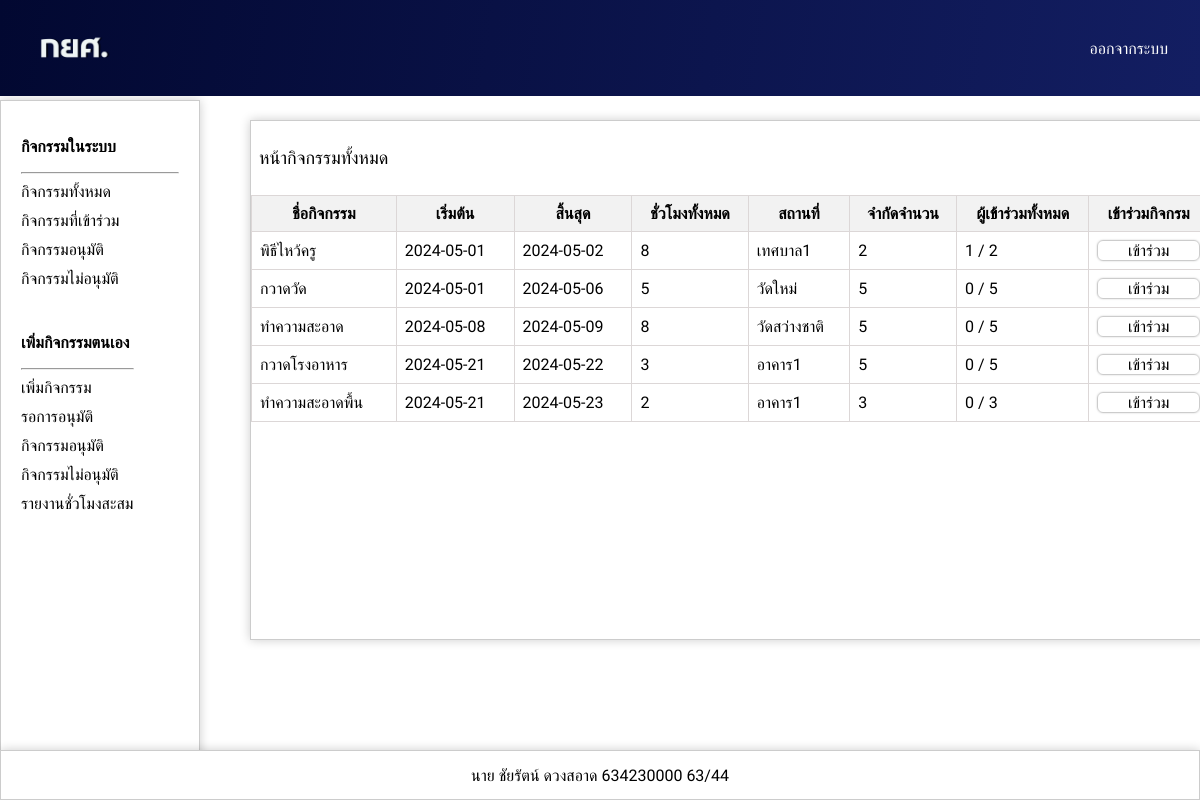
/page/HomeUser.php (signed in), run on the app's committed database.
### tables this page shows
CREATE TABLE `add_activity` (
  `name_activity` varchar(255) NOT NULL COMMENT 'ชื่อกิจกรรม',
  `name_time` timestamp NOT NULL DEFAULT current_timestamp(),
  `collect_hours` int(5) NOT NULL COMMENT 'เก็บชั่วโมง',
  `name_location` varchar(255) NOT NULL COMMENT 'สถานที่',
  `id` int(10) NOT NULL,
  `activity_date1` varchar(255) NOT NULL COMMENT 'วันเริ่ม',
  `activity_date2` varchar(255) NOT NULL COMMENT 'สิ้นสุด',
  `participant_limit` int(11) NOT NULL COMMENT 'จำนวนคน',
  `participant_count` int(11) NOT NULL COMMENT 'จำนวนคนเข้า'
);

CREATE TABLE `studentuser` (
  `id` int(10) NOT NULL,
  `email` varchar(255) NOT NULL,
  `password` varchar(255) NOT NULL,
  `firstname` varchar(255) NOT NULL,
  `lastname` varchar(255) NOT NULL,
  `urole` varchar(255) NOT NULL,
  `studentID` int(10) NOT NULL,
  `studygroup` varchar(255) NOT NULL COMMENT 'หมู่เรียน',
  `mr_ms` varchar(255) NOT NULL
);

### component/User/Table.php (the view)
<div class="content">
    <?php include '../component/User/Haeder.php'?>
<div class="table-container">
        <table class="custom-table">
        <tr>
            <th>ชื่อกิจกรรม</th>
            <th>เริ่มต้น</th>
            <th>สิ้นสุด</th>
            <th>ชั่วโมงทั้งหมด</th>
            <th>สถานที่</th>
            <th>จำกัดจำนวน</th>
            <th>ผู้เข้าร่วมทั้งหมด</th>
            <th>เข้าร่วมกิจกรม</th>
        </tr>
        <?php
            $stmt = $conn->prepare("SELECT * FROM add_activity");
            $stmt->execute();
            $result = $stmt->fetchAll();
            foreach ($result as $k) {
                ?>
            <tr>
                <td><?php echo $k['name_activity']; ?></td>
                <td><?php echo $k['activity_date1']; ?></td>
                <td><?php echo $k['activity_date2']; ?></td>
                <td><?php echo $k['collect_hours']; ?></td>
                <td><?php echo $k['name_location']; ?></td>
                <td><?php echo $k['participant_limit']; ?></td>
                <td>
               <?php
                        $stmt_count = $conn->prepare("SELECT COUNT(*) AS participant_count FROM join_activity WHERE name_activity = :name_activity");
                        $stmt_count->bindParam(":name_activity", $k['name_activity']);
                        $stmt_count->execute();
                        $row_count = $stmt_count->fetch(PDO::FETCH_ASSOC);
                        ?>
                        <?php echo $row_count['participant_count']; ?> / <?php echo $k['participant_limit']; ?>
                    </td>
                    <td>
                        <?php
                        if ($row_count['participant_count'] < $k['participant_limit']) {
                            ?>
                          <a href="../page/Join.php?name_activity=<?= $k['name_activity']; ?>&activity_date1=<?= $k['activity_date1']; ?>&activity_date2=<?= $k['activity_date2']; ?>&name_location=<?= $k['name_location']; ?>" class='td-a' >เข้าร่วม</a>
                            <?php
                        } else {
                            echo "ผู้เข้าร่วมเต็มแล้ว";
                        }
                        ?>
                    </td>
                </tr>
            <?php } ?>
        </table>
    </div>
</div>

### page/HomeUser.php (shortened to what this page needs)
<?php
require_once "server.php";
?>
<!DOCTYPE html>
<html lang="en">
<head>
    <link rel="stylesheet" href="page.css">
</head>
<body>
    <?php include '../component/Navber.php'?>
    <?php include '../component/User/Sidebar.php'?>
    <?php include '../component/User/Table.php'?>
    <?php include '../component/Footer.php'?>
</body>
</html>

### component/Navber.php
<nav class="navbar">
    <div class="navbar-brand">
        <a href="HomeUser.php">
            <img src="../img/logo.png" alt="logo" class="logo">
        </a>
        </div>
        <ul class="navbar-menu">
            <li><a href="../logout.php">ออกจากระบบ</a></li>
        </ul>
</nav>

### component/User/Sidebar.php
<div class="sidebar">
    <p><strong>กิจกรรมในระบบ</strong></p>
    <hr>
  <ul class="menu">
    <li><a href="HomeUser.php">กิจกรรมทั้งหมด</a></li>
    <li><a href="HomeJoin.php">กิจกรรมที่เข้าร่วม</a></li>
    <li><a href="HomeJoin2.php">กิจกรรมอนุมัติ</a></li>
    <li><a href="HomeJoin3.php">กิจกรรมไม่อนุมัติ</a></li>
    <br/>
    <p><strong>เพิ่มกิจกรรมตนเอง</strong></p>
    <hr>
    <li><a href="ActivityUser.php">เพิ่มกิจกรรม</a></li>
    <li><a href="WaitingStatusUser.php">รอการอนุมัติ</a></li>
    <li><a href="UserSucces.php">กิจกรรมอนุมัติ</a></li>
    <li><a href="UserUnsucces.php">กิจกรรมไม่อนุมัติ</a></li>
    <li><a href="UserAccumulatedhours.php">รายงานชั่วโมงสะสม</a></li>
  </ul>
</div>

### component/User/Haeder.php
<div class="Add">
    <p>หน้ากิจกรรมทั้งหมด</p>
</div>

### component/Footer.php (shortened to what this page needs)
<footer class="footer">
    <div class="footer-text">
        <?php
        require_once 'server.php';
        if (isset($_SESSION['studentID'])) {
            $studentID = $_SESSION['studentID'];
            $stmt = $conn->prepare("SELECT * FROM studentuser WHERE studentID = :studentID");
            $stmt->bindParam(":studentID", $studentID);
            $stmt->execute();
            $user = $stmt->fetch(PDO::FETCH_ASSOC);
            echo $user['mr_ms'] . ' ' . $user['firstname'] . ' ' . $user['lastname'] . ' ' . $user['studentID'] . ' ' . $user['studygroup'];
        }
        ?>
    </div>
</footer>

### page/page.css (style rules this page uses)
* { text-decoration: none; font-family: 'Kanit', sans-serif; font-family: 'Mitr', sans-serif; font-family: 'Prompt', sans-serif; padding: 0; box-sizing: border-box; }
.navbar { position: fixed; top: 0; left: 0; right: 0; z-index: 20; background: linear-gradient(98deg,#020831,#131e62); padding: 0.5rem 2rem; display: flex; justify-content: space-between; align-items: center; }
.navbar-brand { font-size: 1.5rem; font-weight: bold; color: #fff; }
.navbar-menu { display: flex; gap: 1rem; list-style: none; }
.navbar-menu li a { color: #fff; text-decoration: none; }
.footer { display: flex; gap: 1rem; height: 50px; width: 100%; background-color: #fff; position: fixed; bottom: 0; left: 0; justify-content: center; align-items: center; padding: 0.5rem; border: 1px solid #ccc; box-shadow: 0 0 10px rgba(0, 0, 0, 0.2); }
.footer-text { color: #000; }
.logo { width: 100%; height: 5rem; object-fit: contain; }
.sidebar { width: 200px; height: 100%; position: fixed; top: 100px; left: 0; padding: 20px; border: 1px solid #ccc; box-shadow: 0 0 10px rgba(0, 0, 0, 0.2); gap: 10px; }
.menu { list-style-type: none; padding: 0; margin: 0; position: fixed; gap: 100px; }
.menu li { margin-bottom: 10px; }
.menu li a { text-decoration: none; color: #000; }
.content { margin-left: 250px; margin-right: 20px; margin-top: 120px; height: 33rem; border: 1px solid #ccc; box-shadow: 0 0 10px rgba(0, 0, 0, 0.2); position: fixed; top: 0; left: 0; width: 80%; }
table { width: 100%; border-collapse: collapse; }
th { background-color: #f2f2f2; position: sticky; top: -1px; z-index: 1; border: 1px solid #dcd7d7; }
.table-container { height: 420px; overflow: auto; font-size: 15px; }
.custom-table { width: 100%; border-collapse: collapse; }
.custom-table th, .custom-table td { padding: 12px; }
.custom-table td { border: 1px solid #dcd7d7; }
.td-a { border: 1px solid #ccc; box-shadow: 0 0 2px rgba(0, 0, 0, 0.2); display: flex; width: 100%; justify-content: center; border-radius: 0.375rem; color: #000; }
.Add { display: flex; justify-content: space-between; align-items: center; padding: 8px; }
.Add { font-size: 18px; }
.table-container { height: 420px; overflow: auto; }
.custom-table th, .custom-table td { white-space: nowrap; overflow: hidden; text-overflow: ellipsis; }
.table-container { height: 420px; overflow: auto; overflow-x: auto; }
.custom-table th, .custom-table td { padding: 8px; overflow: hidden; text-overflow: ellipsis; max-width: 100%; }
.content { max-height: 520px; overflow-y: scroll; }

### data on the page
add_activity: name_activity "พิธีไหว้ครู", activity_date1 "2024-05-01", activity_date2 "2024-05-02", collect_hours "8", name_location "เทศบาล1", participant_limit "2", participant_count "1"
add_activity: name_activity "กวาดวัด", activity_date1 "2024-05-01", activity_date2 "2024-05-06", collect_hours "5", name_location "วัดใหม่", participant_limit "5", participant_count "0"
add_activity: name_activity "ทำความสะอาด", activity_date1 "2024-05-08", activity_date2 "2024-05-09", collect_hours "8", name_location "วัดสว่างชาติ", participant_limit "5", participant_count "0"
add_activity: name_activity "กวาดโรงอาหาร", activity_date1 "2024-05-21", activity_date2 "2024-05-22", collect_hours "3", name_location "อาคาร1", participant_limit "5", participant_count "0"
add_activity: name_activity "ทำความสะอาดพื้น", activity_date1 "2024-05-21", activity_date2 "2024-05-23", collect_hours "2", name_location "อาคาร1", participant_limit "3", participant_count "0"
studentuser: mr_ms "นาย", firstname "ชัยรัตน์", lastname "ดวงสอาด", studentID "634230000", studygroup "63/44"
